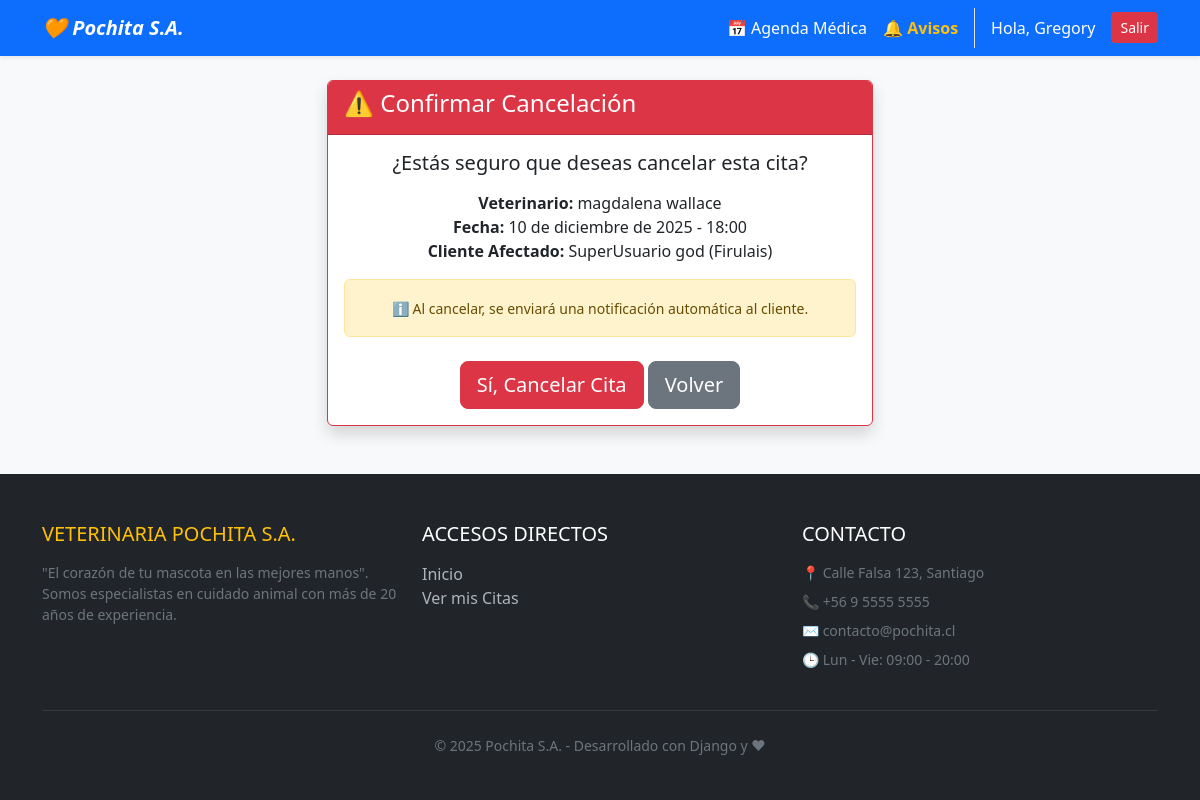
The page /cancelar/11/ (signed in) on the database its author committed.
### core/models.py (models this page shows, shortened)
class Cita(models.Model):
    veterinario = models.ForeignKey(User, on_delete=models.CASCADE, related_name='agenda_veterinario')
    cliente = models.ForeignKey(User, on_delete=models.SET_NULL, null=True, blank=True, related_name='citas_cliente')
    mascota = models.ForeignKey(Mascota, on_delete=models.SET_NULL, null=True, blank=True)
    fecha = models.DateField()
    hora = models.TimeField()
    motivo = models.TextField(blank=True, null=True) # Con qué motivo llega
    estado = models.CharField(max_length=20, choices=ESTADOS_CITA, default='DISPONIBLE')
    created_at = models.DateTimeField(auto_now_add=True)
    class Meta:
        ordering = ['fecha', 'hora']

class Mascota(models.Model):
    ESPECIES = [
        ('Perro', 'Perro'),
        ('Gato', 'Gato'),
        ('Ave', 'Ave'),
        ('Hamster', 'Hamster'),
        ('Otro', 'Otro'),
    ]
    dueno = models.ForeignKey(User, on_delete=models.CASCADE, related_name='mascotas')
    nombre = models.CharField(max_length=100)
    especie = models.CharField(max_length=20, choices=ESPECIES, default='Perro')
    raza = models.CharField(max_length=100)
    fecha_nacimiento = models.DateField()

### core/views.py (the view, shortened to what this page needs)
# urls.py: path('cancelar/<int:cita_id>/', views.cancelar_cita, name='cancelar_cita'),
@staff_member_required
def cancelar_cita(request, cita_id):
    cita = get_object_or_404(Cita, id=cita_id)
    return render(request, 'core/cancelar_cita.html', {'cita': cita})

### core/templates/core/cancelar_cita.html (shortened to what this page needs)
{% extends 'core/base.html' %}
{% block content %}
<div class="row justify-content-center">
    <div class="col-md-6">
        <div class="card border-danger shadow">
            <div class="card-header bg-danger text-white">
                <h4>⚠️ Confirmar Cancelación</h4>
            </div>
            <div class="card-body text-center">
                <h5 class="card-title">¿Estás seguro que deseas cancelar esta cita?</h5>
                <p class="mt-3">
                    <strong>Veterinario:</strong> {{ cita.veterinario.first_name }} {{ cita.veterinario.last_name }}<br>
                    <strong>Fecha:</strong> {{ cita.fecha }} - {{ cita.hora }}<br>
                    {% if cita.cliente %}
                        <strong>Cliente Afectado:</strong> {{ cita.cliente.first_name }} {{ cita.cliente.last_name }} ({{ cita.mascota.nombre }})
                    {% else %}
                        <span class="text-muted">(Esta cita no tiene cliente reservado aún)</span>
                    {% endif %}
                </p>
                {% if cita.cliente %}
                    <div class="alert alert-warning">
                        <small>ℹ️ Al cancelar, se enviará una notificación automática al cliente.</small>
                    </div>
                {% endif %}
                <form method="post">
                    <div class="d-grid gap-2 d-md-block mt-4">
                        <button type="submit" class="btn btn-danger btn-lg">Sí, Cancelar Cita</button>
                        <a href="{% url 'lista_citas' %}" class="btn btn-secondary btn-lg">Volver</a>
                    </div>
                </form>
            </div>
        </div>
    </div>
</div>
{% endblock %}

### core/templates/core/base.html (shortened to what this page needs)
<!DOCTYPE html>
<html lang="es" class="h-100">
<head>
    <link href="https://cdn.jsdelivr.net/npm/bootstrap@5.3.0/dist/css/bootstrap.min.css" rel="stylesheet">
</head>
<body class="d-flex flex-column h-100 bg-light">
    <nav class="navbar navbar-expand-lg navbar-dark bg-primary shadow-sm">
        <div class="container">
            <a class="navbar-brand fw-bold fst-italic" href="{% url 'home' %}">🧡 Pochita S.A.</a>
            <div class="collapse navbar-collapse" id="navbarNav">
                <ul class="navbar-nav ms-auto">
                    {% if user.is_authenticated %}
                        <li class="nav-item">
                            <a class="nav-link active" href="{% url 'lista_citas' %}">📅 Agenda Médica</a>
                        </li>
                        <li class="nav-item">
                            <a class="nav-link text-warning fw-bold" href="{% url 'mis_notificaciones' %}">🔔 Avisos</a>
                        </li>
                        <li class="nav-item">
                            <span class="nav-link text-white ms-2 border-start ps-3">Hola, {{ user.first_name }}</span>
                        </li>
                        <li class="nav-item">
                            <form action="{% url 'logout' %}" method="post" class="d-inline">
                                <button type="submit" class="btn btn-danger btn-sm mt-1 ms-2">Salir</button>
                            </form>
                        </li>
                    {% else %}
                        <li class="nav-item"><a class="nav-link text-white" href="{% url 'login' %}">Ingresar</a></li>
                        <li class="nav-item"><a class="nav-link text-white" href="{% url 'registro' %}">Registrarse</a></li>
                    {% endif %}
                </ul>
            </div>
        </div>
    </nav>
    <main class="container mt-4 mb-5">
        {% block content %}
        {% endblock %}
    </main>
    <footer class="footer mt-auto py-5 bg-dark text-white">
        <div class="container">
            <div class="row">
                <div class="col-lg-4 col-md-6 mb-4 mb-md-0">
                    <h5 class="text-uppercase text-warning mb-3">Veterinaria Pochita S.A.</h5>
                    <p class="small text-secondary">
                        "El corazón de tu mascota en las mejores manos".<br>
                        Somos especialistas en cuidado animal con más de 20 años de experiencia.
                    </p>
                </div>
                <div class="col-lg-4 col-md-6 mb-4 mb-md-0">
                    <h5 class="text-uppercase mb-3">Accesos Directos</h5>
                    <ul class="list-unstyled mb-0">
                        <li><a href="{% url 'home' %}" class="footer-link">Inicio</a></li>
                        {% if not user.is_authenticated %}
                            <li><a href="{% url 'registro' %}" class="footer-link">Crear Cuenta</a></li>
                            <li><a href="{% url 'login' %}" class="footer-link">Iniciar Sesión</a></li>
                        {% else %}
                            <li><a href="{% url 'lista_citas' %}" class="footer-link">Ver mis Citas</a></li>
                        {% endif %}
                    </ul>
                </div>
                <div class="col-lg-4 col-md-12 mb-4 mb-md-0">
                    <h5 class="text-uppercase mb-3">Contacto</h5>
                    <ul class="list-unstyled text-secondary small">
                        <li class="mb-2">📍 Calle Falsa 123, Santiago</li>
                        <li class="mb-2">📞 +56 9 5555 5555</li>
                        <li class="mb-2">✉️ contacto@pochita.cl</li>
                        <li>🕒 Lun - Vie: 09:00 - 20:00</li>
                    </ul>
                </div>
            </div>
            <hr class="my-4 border-secondary">
            <div class="text-center text-secondary small">
                © 2025 Pochita S.A. - Desarrollado con Django y ❤
            </div>
        </div>
    </footer>
</body>
</html>

### core/templates/core/base.html (style rules this page uses)
main { flex-shrink: 0; }
.footer-link { color: #adb5bd; text-decoration: none; transition: color 0.3s; }

### rows shown on the page
Cita: veterinario.first_name "magdalena", veterinario.last_name "wallace", fecha "10 de diciembre de 2025", hora "18:00", cliente.first_name "SuperUsuario", cliente.last_name "god", mascota.nombre "Firulais"

### other values the page prints
{{ user.first_name }} "Gregory"
